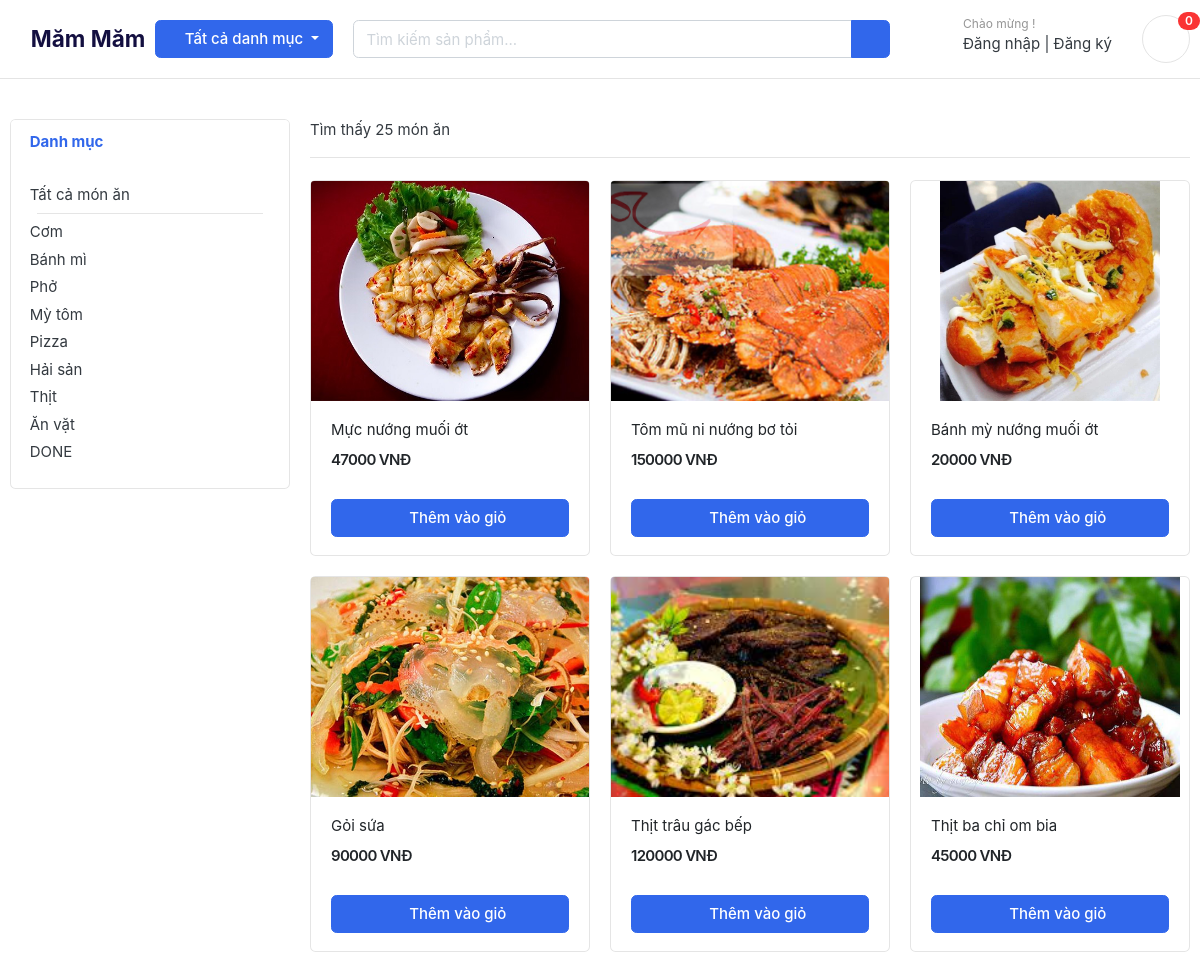
Page /product/ (upper part) on the earlier database version.
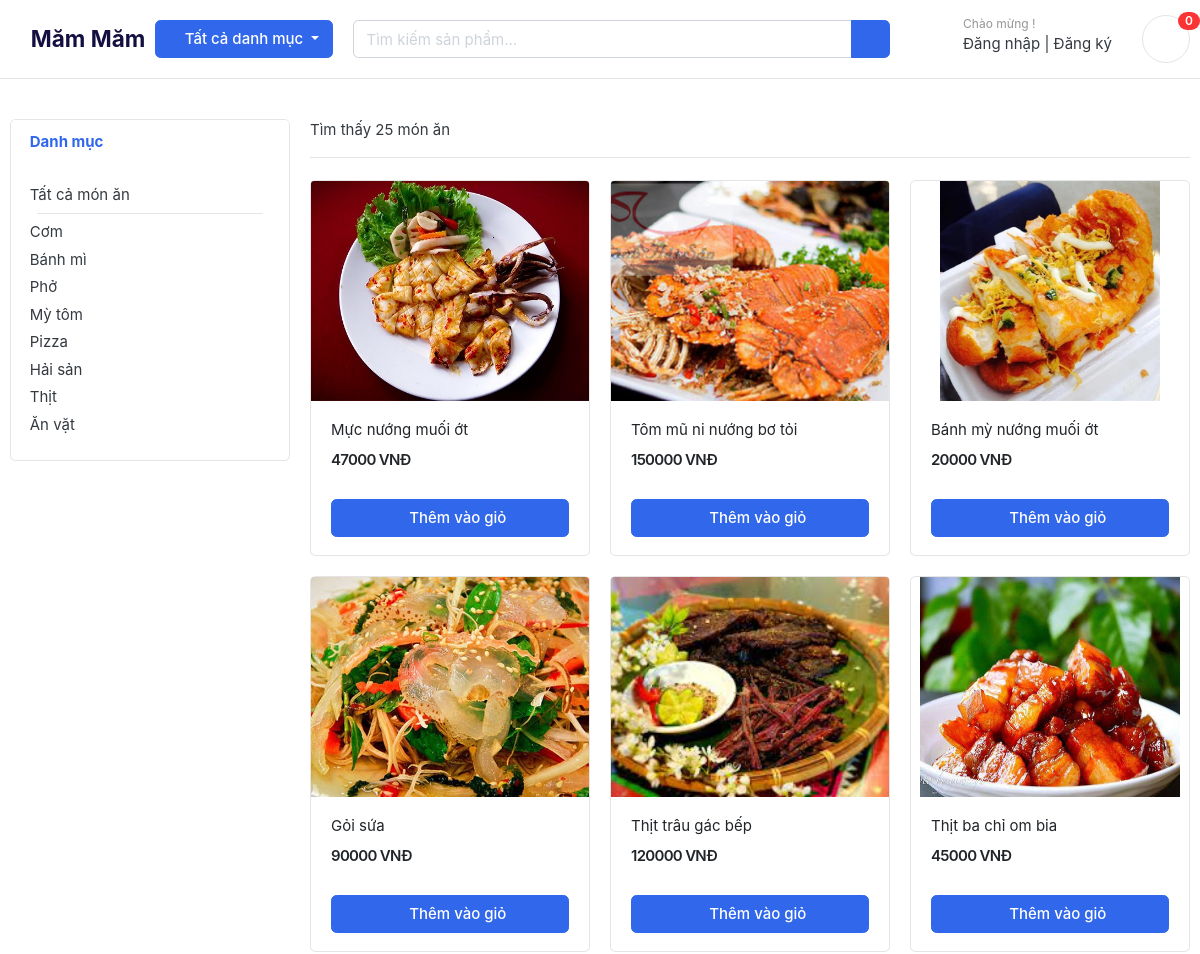
Same page on the later database version.
### category/models.py (models this page shows, shortened)
class Category(models.Model):
    name = models.CharField(max_length=100, unique=True)
    slug = models.SlugField(max_length=50, unique=True, allow_unicode=True)
    description = models.CharField(max_length=500, blank=True)
    class Meta:
        verbose_name = "category"
        verbose_name_plural = "categories"
    def get_product(self):
        return reverse("product_by_category", args=[self.slug])

### product/models.py (models this page shows, shortened)
class Product(models.Model):
    name = models.CharField(max_length=100, unique=True)
    slug = models.SlugField(max_length=50, unique=True, allow_unicode=True)
    price = models.IntegerField()
    description = models.TextField(max_length=500, blank=True)
    image = models.ImageField(upload_to='photos/products')
    is_available = models.BooleanField(default=True)
    created_date = models.DateTimeField(auto_now_add=True)
    modified_date = models.DateTimeField(auto_now=True)
    category = models.ForeignKey(Category, on_delete=models.CASCADE)
    class Meta:
        verbose_name = "product"
        verbose_name_plural = "products"
    def get_detail(self):
        return reverse("product_detail", args=[self.slug])

### product/views.py (the view)
# urls.py: path("product", views.ReadProduct, name="ReadProduct"),
def product(request, category_slug=None):
    if category_slug != None:
        category = get_object_or_404(Category, slug=category_slug)
        products = Product.objects.all().filter(category=category, is_available=True)
    else:
        products = Product.objects.all().filter(is_available=True)
    quantity = products.count()
    categories = Category.objects.all()
    return render(request=request, template_name="product/product.html",
                  context={"products": products, "quantity": quantity, "categories": categories})

### category/context_processors.py (called while the page is built)
def header_menu_links(request):
    links = Category.objects.all()
    return dict(links=links)

### templates/product/product.html (shortened to what this page needs)
{% extends 'base.html' %}
{% block content %}
<section class="section-content padding-y">
    <div class="container">
        <div class="row">
            <aside class="col-md-3">
                <div class="card">
                    <article class="filter-group">
                        <header class="card-header">
                            <a href="#" data-toggle="collapse" data-target="#collapse_1" aria-expanded="true" class="">
                                <i class="icon-control fa fa-chevron-down"></i>
                                <h6 class="title">Danh mục</h6>
                            </a>
                        </header>
                        <div class="filter-content collapse show" id="collapse_1">
                            <div class="card-body">
                                <ul class="list-menu">
                                    <li>
                                        <a href="{% url 'product' %}">Tất cả món ăn</a>
                                    </li>
                                    <hr style="margin: 7px;" />
                                    {% for c in categories %}
                                    <li><a href="{{ c.slug }}">{{ c.name }}</a></li>
                                    {% endfor %}
                                </ul>
                            </div>
                        </div>
                    </article>
                </div>
            </aside>
            <main class="col-md-9">
                <header class="border-bottom mb-4 pb-3">
                    <div class="form-inline">
                        <span class="mr-md-auto">Tìm thấy {{ quantity }} món ăn</span>
                    </div>
                </header>
                <div class="row">
                    {% for p in products %}
                    <div class="col-md-4">
                        <figure class="card card-product-grid">
                            <a href="{{ p.get_detail }}" class="img-wrap">
                                <img src="{{ p.image.url }}">
                            </a>
                            <figcaption class="info-wrap">
                                <div class="fix-height">
                                    <a href="{{ p.get_detail }}" class="title">
                                        {{ p.name }}
                                    </a>
                                    <div class="price-wrap mt-2">
                                        <span class="price">{{ p.price }} VNĐ</span>
                                    </div>
                                </div>
                                <a href="{% url 'add_to_cart' p.id %}" class="btn btn-block btn-primary">
                                    <i class="fas fa-cart-plus"></i>
                                    Thêm vào giỏ
                                </a>
                            </figcaption>
                        </figure>
                    </div>
                    {% endfor %}
                </div>
            </main>
        </div>
    </div>
</section>
{% endblock content %}

### templates/base.html (shortened to what this page needs)
{% load static %}
<!DOCTYPE HTML>
<html lang="en">
<head>
    <link href="{% static 'css/bootstrap.css' %}" rel="stylesheet" type="text/css" />
    <link href="{% static 'fonts/fontawesome/css/all.min.css' %}" type="text/css" rel="stylesheet">
    <link href="{% static 'css/ui.css' %}" rel="stylesheet" type="text/css" />
    <link href="{% static 'css/responsive.css' %}" rel="stylesheet" media="only screen and (max-width: 1200px)" />
</head>
<body>
    {% include 'partial/header.html' %}
    {% block content %}{% endblock content %}
</body>
</html>

### templates/partial/header.html (shortened to what this page needs)
{% load static %}
<header class="section-header">
    <section class="header-main border-bottom">
        <div class="container">
            <div class="row align-items-center">
                <a href="/" class="brand-wrap" style="font-size: 1.5rem; font-weight: bolder; color: #130f40;">
                    <i class="fas fa-utensils" style="padding-right: .5rem;color: #27ae60;font-size: 30px;"></i>Măm Măm
                </a>
                <div class="col-lg col-sm col-md col-6 flex-grow-0">
                    <div class="category-wrap dropdown d-inline-block float-right">
                        <button type="button" class="btn btn-primary dropdown-toggle" data-toggle="dropdown">
                            <i class="fa fa-bars"></i> Tất cả danh mục
                        </button>
                    </div>
                </div>
                <div class="col-lg  col-md-6 col-sm-12 col">
                    <form action="#" class="search">
                        <div class="input-group w-100">
                            <input type="text" class="form-control" style="width:60%;"
                                placeholder="Tìm kiếm sản phẩm...">
                            <div class="input-group-append">
                                <button class="btn btn-primary" type="submit">
                                    <i class="fa fa-search"></i>
                                </button>
                            </div>
                        </div>
                    </form>
                </div>
                <div class="col-lg-3 col-sm-6 col-8 order-2 order-lg-3">
                    <div class="d-flex justify-content-end mb-3 mb-lg-0">
                        <div class="widget-header">
                            <small class="title text-muted">Chào mừng !</small>
                            <div>
                                <a href="/user/login">Đăng nhập</a> <span class="dark-transp"> | </span>
                                <a href="/user/register"> Đăng ký</a>
                            </div>
                        </div>
                        <a href="/cart" class="widget-header pl-3 ml-3">
                            <div class="icon icon-sm rounded-circle border"><i class="fa fa-shopping-cart"></i>
                            </div>
                            <span class="badge badge-pill badge-danger notify">0</span>
                        </a>
                    </div>
                </div>
            </div>
        </div>
    </section>
</header>

### foodapp/static/css/ui.css (style rules this page uses)
html { font-family: "Inter", sans-serif; font-size: 15px; }
.img-wrap { text-align: center; display: block; }
.img-wrap img { max-width: 100%; }
.price-wrap { letter-spacing: -0.7px; }
.icon-xs, .icon-sm, .icon-md, .icon-lg { display: inline-block; text-align: center; flex-shrink: 0; flex-grow: 0; }
.icon-sm { width: 48px; height: 48px; line-height: 48px !important; font-size: 20px; }
.padding-y { padding-top: 40px; padding-bottom: 40px; }
figure { margin-bottom: 0; }
article:after, .form-group:after { display: block; clear: both; content: ""; }
.header-main { position: relative; padding-top: 1rem; padding-bottom: 1rem; }
.widget-header { display: inline-block; vertical-align: middle; position: relative; }
.widget-header a { color: #343a40; }
.widget-header i { color: #969696; }
.widget-header .title { display: block; }
.widget-header .notify { position: absolute; top: -3px; right: -10px; }
[class*=list-] li:after { visibility: hidden; display: block; content: ""; overflow: hidden; height: 0; clear: both; }
.list-menu { list-style: none; margin: 0; padding-left: 0; }
.list-menu li { margin-bottom: 5px; }
.list-menu a { color: #343a40; }
[class*=card-product] a.title { color: #212529; display: block; }
[class*=card-product] .img-wrap { overflow: hidden; position: relative; }
[class*=card-product] .img-wrap img { height: 100%; max-width: 100%; width: auto; display: inline-block; -o-object-fit: cover; object-fit: cover; }
.card-product-grid { margin-bottom: 20px; }
.card-product-grid .img-wrap { border-radius: 0.2rem 0.2rem 0 0; height: 220px; }
.card-product-grid .info-wrap { overflow: hidden; padding: 18px 20px; }
.card-product-grid .fix-height { height: 80px; overflow: hidden; }
.card .img-wrap { overflow: hidden; }
.notify { position: absolute; top: -4px; right: -10px; display: inline-block; padding: 0.25em 0.6em; font-size: 12px; line-height: 1; text-align: center; border-radius: 3rem; color: #fff; background-color: #fa3434; }
.price { font-weight: 600; color: #212529; }
.icon-control { margin-top: 5px; float: right; font-size: 80%; }
.card-header .title { margin-bottom: 0; line-height: 1.5; }
.filter-group { border-bottom: 1px solid #e4e4e4; }
.filter-group .card-header { border-bottom: 0; }
.filter-group:last-child { border-bottom: 0; }

Differences in the rows shown:
removed Category: name "DONE"
